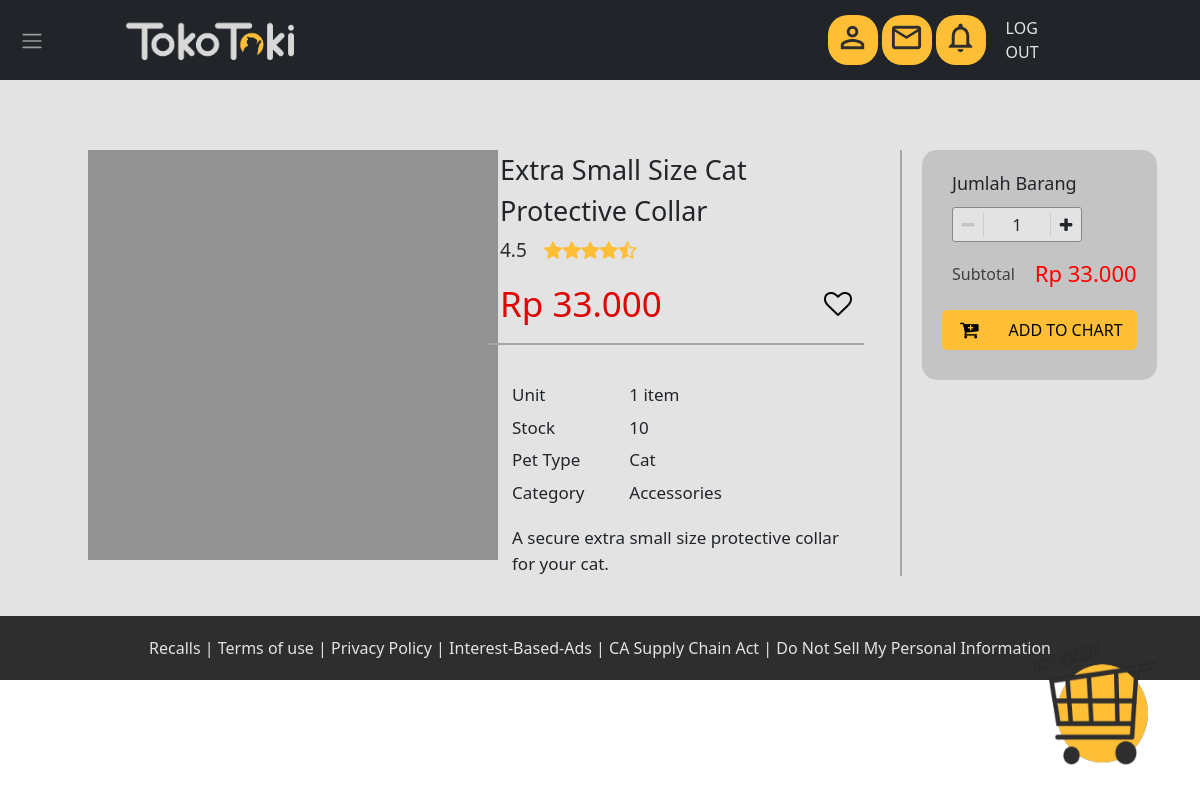
The page /productCatalog/productCatalogDog/productDetail/productDetail.php?id=1 (signed in) on the database its author committed.
### tables this page shows
CREATE TABLE `product` (
  `productID` int(11) NOT NULL,
  `productName` varchar(50) DEFAULT NULL,
  `price` int(8) DEFAULT NULL,
  `stock` int(8) DEFAULT NULL,
  `unit` varchar(10) DEFAULT NULL,
  `weight` int(11) NOT NULL,
  `animalType` varchar(15) DEFAULT NULL,
  `prodType` varchar(20) DEFAULT NULL,
  `image` longblob DEFAULT NULL,
  `description` text DEFAULT NULL,
  `rating` float DEFAULT NULL,
  `review` text DEFAULT NULL,
  `favorite` enum('Y','N') DEFAULT NULL
);

### productCatalog/productCatalogDog/productDetail/productDetail.php (the view, shortened to what this page needs)
<?php
include "../../../include/connection.php";
$id = $_GET['id'];
$query = "SELECT * FROM product WHERE productID = $id";
$sql = mysqli_query($conn, $query);
$data = mysqli_fetch_array($sql);
?>
<!DOCTYPE html>
<html lang="en">
<head>
    <link rel="stylesheet" href="style.css">
    <link href="https://cdn.jsdelivr.net/npm/bootstrap@5.0.2/dist/css/bootstrap.min.css" rel="stylesheet"
>
    <link rel="stylesheet" href="https://cdnjs.cloudflare.com/ajax/libs/font-awesome/4.7.0/css/font-awesome.min.css">
</head>
<body>
<nav class="navbar navbar-expand-lg navbar-dark bg-dark sticky-top">
        <div class="container-fluid">
            <div class="navbar-collapse" id="navbarSupportedContent">
                <ul class="navbar-nav me-4 mb-2 mb-lg-0">
                    <li class="nav-item dropdown">
                        <a class="nav-link" href="#" id="navbarDropdown" role="button" data-bs-toggle="dropdown"
                            aria-expanded="false">
                            <span class="navbar-toggler-icon"></span>
                        </a>
                    </li>
                </ul>
                <div class="d-flex align-items-center flex-grow-1">
                    <div class="me-5 ms-5">
                        <a href=""><img src="../../../images/logo1.png" alt="logo" height="50px"></a>
                    </div>
                    <div class="d-flex">
                        <div class="nav-button me-1">
                            <a class="" href="#">
                                <span class="material-icons-outlined">
                                </span>
                            </a>
                        </div>
                        <div class="nav-button me-1">
                            <a class="" href="#">
                                <span class="material-icons-outlined">
                                </span>
                            </a>
                        </div>
                        <div class="nav-button me-1">
                            <a class="" href="#">
                                <span class="material-icons-outlined">
                                </span>
                            </a>
                        </div>
                    </div>
                    <div style="width: 20%" class="row">
                        <?php if(empty($_SESSION['email'])){ ?>
                        <div class="col-6" style="border-right: 1px solid #E3E3E3;">
                            <div class="d-flex align-items-center justify-content-center">
                                <a class="nav-link" href="daftar.php" style="color: #E3E3E3;">SIGN UP</a>
                            </div>
                        </div>
                        <div class="col-6">
                            <div class="d-flex align-items-center justify-content-center">
                                <a class="nav-link" href="login.php" style="color: #E3E3E3;">LOG IN</a>
                            </div>
                        </div>
                        <?php }else{ ?>
                        <div class="col-6">
                            <div class="d-flex align-items-center justify-content-center">
                                <a class="nav-link" href="include/proses/logout.php" style="color: #E3E3E3;">LOG OUT</a>
                            </div>
                        </div>
                        <?php } ?>
                    </div>
                </div>
            </div>
        </div>
    </nav>
    <form action="../../../include/proses/add_cart.php" method="POST" class="main-container">
        <div class="row">
            <div class="left-side col-5">
                <div class="product-image">
                </div>
            </div>
            <div class="right-side col-4">
                <div class="title row">
                    <?= $data['productName'] ?>
                </div>
                <div class="feedback row">
                    <div class="rating col-2 d-flex align-items-center">
                        4.5
                    </div>
                    <div class="star col-8 d-flex align-items-center">
                        <span class="fa fa-star"></span>
                        <span class="fa fa-star"></span>
                        <span class="fa fa-star"></span>
                        <span class="fa fa-star"></span>
                        <span class="fa fa-star-half-full"></span>
                    </div>
                </div>
                <div class="third-row row d-flex align-items-center">
                    <div id="price" class="price col-8">Rp <?= str_replace(",",".",number_format($data['price'])) ?></div>
                    <div id="like" class="like col-4 d-flex justify-content-end align-items-center">
                        <span class="fa fa-heart-o" onclick="like()"></span>
                    </div>
                </div>
                <div class="detail row">
                    <div class="unit row">
                        <div class="property col-4">Unit</div>
                        <div class="value col-4"><?= $data['unit'] ?></div>
                    </div>
                    <div class="stock row">
                        <div class="property col-4">Stock</div>
                        <div class="value col-4"><?= $data['stock'] ?></div>
                    </div>
                    <div class="pet-type row">
                        <div class="property col-4">Pet Type</div>
                        <div class="value col-4"><?= $data['animalType'] ?></div>
                    </div>
                    <div class="category row">
                        <div class="property col-4">Category</div>
                        <div class="value col-4"><?= $data['prodType'] ?></div>
                    </div>
                    <div class="description row"><?= $data['description'] ?></div>
                </div>
            </div>
            <div class="sidebar col-3 d-flex">
                <div class="line"></div>
                <div class="addToCart">
                    <div class="text row">Jumlah Barang</div>
                    <div class="counter">
                        <div class="dec-btn" onclick="decrement()" style="color: #C4C4C4; cursor: pointer">
                            <span id="dec" class="fa fa-minus"></span>
                        </div>
                        <div id="counter-value" class="value d-flex flex-fill justify-content-center">
                            1
                        </div>
                        <div class="inc-btn" onclick="increment()" style="cursor: pointer">
                            <span class="fa fa-plus"></span>
                        </div>
                    </div>
                    <div class="subtotal d-flex align-items-center">
                        <div class="col-4">Subtotal</div>
                        <div id="subprice" class="subprice col-8 d-flex justify-content-end">
                        </div>
                    </div>
                    <button class="addButton d-flex align-items-center" style="border: 0;">
                        <span class="fa fa-cart-plus"></span>
                        ADD TO CHART
                    </button>
                </div>
            </div>
        </div>
    </form>
    <div class="footer">
        <div class="col">
            <p style="text-align: center;margin:0">
                Recalls | Terms of use | Privacy Policy | Interest-Based-Ads | CA Supply Chain Act | Do Not Sell My
                Personal Information
            </p>
        </div>
        <div class="cart">
            <a href="../../../myCart/myCart.php"><img class="cart" src="../../../images/my cart.png" alt=""></a>
        </div>
    </div>
</body>
</html>

### productCatalog/productCatalogDog/productDetail/style.css (style rules this page uses)
body { font-family: 'Nunito'; }
.bg-dark { background-color: #2E2E2E; color: #E3E3E3 }
.nav-button { background-color: #FEBE36; border-radius: 20px; width: 50px; height: 50px; display: flex; justify-content: center; align-items: center; }
.nav-link { color: #E3E3E3; background-color: transparent; text-decoration: none; }
.nav-button span { font-size: 35px; color: #2E2E2E; }
.main-container { background-color: #E3E3E3; padding-bottom: 40px; }
.main-container .row { width: 100%; }
.left-side { padding-top: 70px; padding-left: 100px !important; }
.right-side { padding-top: 70px; }
.sidebar { padding-top: 70px; }
.product-image { background-color: #929292; width: 410px; height: 410px; display: flex; justify-content: center; align-items: center; }
.title { margin: 0px !important; font-size: 27px; font-weight: 500; }
.feedback { width: 70% !important; height: 34px; padding: 5px 0 0 0; }
.rating { font-size: 19px; color: #2E2E2E; }
.star span { font-size: 20px; color: #FEBE36; }
.third-row { height: 80px; border-bottom: 2px solid #a6a6a6; }
.price { font-weight: 500; font-size: 35px; color: rgb(223, 3, 3); }
.like span { cursor: pointer; font-size: 28px; color: black; }
.detail { margin: 30px 0 0 !important; font-size: 17px; }
.detail .row { padding-top: 7px; }
.detail .property { font-weight: 500; }
.detail .description { padding-top: 20px; padding-left: 24px; }
.sidebar .line { width: 2px; background-color: #a6a6a6; }
.addToCart { width: 85%; height: 230px; margin-left: 20px; padding: 20px; background-color: #C4C4C4; border-radius: 15px; }
.addToCart .row { margin-left: 10px; margin-bottom: 10px; font-size: 18px; font-weight: 500; }
.counter { width: 130px; height: 35px; margin: 0 0 15px 10px; background-color: #E3E3E3; border: 1px solid #888888; border-radius: 3px; display: flex; justify-content: center; align-items: center; }
.dec-btn, .inc-btn { display: flex; justify-content: center; width: 30px; }
#counter-value { border-left: 1px solid #cfcfcf; border-right: 1px solid #cfcfcf; }
.subtotal { margin-bottom: 20px; padding-left: 10px; }
.subtotal .col-4 { color: #3f3f3f; }
.subtotal .col-8 { color: red; font-size: 22px; font-weight: 500; }
.addButton { width: 100%; height: 40px; border-radius: 5px; background-color: #FEBE36; font-weight: 500; cursor: pointer; }
.addButton span { font-size: 20px; margin: 0 30px 0 12px; }
.footer { width: 100%; background-color: #2E2E2E; color: #E3E3E3; padding: 20px; }
.cart { width: 150px; height: 150px; position: fixed; bottom: 17px; right: 30px; }

### rows shown on the page
product: productName "Extra Small Size Cat Protective Collar", price "33.000", unit "1 item", stock "10", animalType "Cat", prodType "Accessories", description "A secure extra small size protective collar for your cat."
